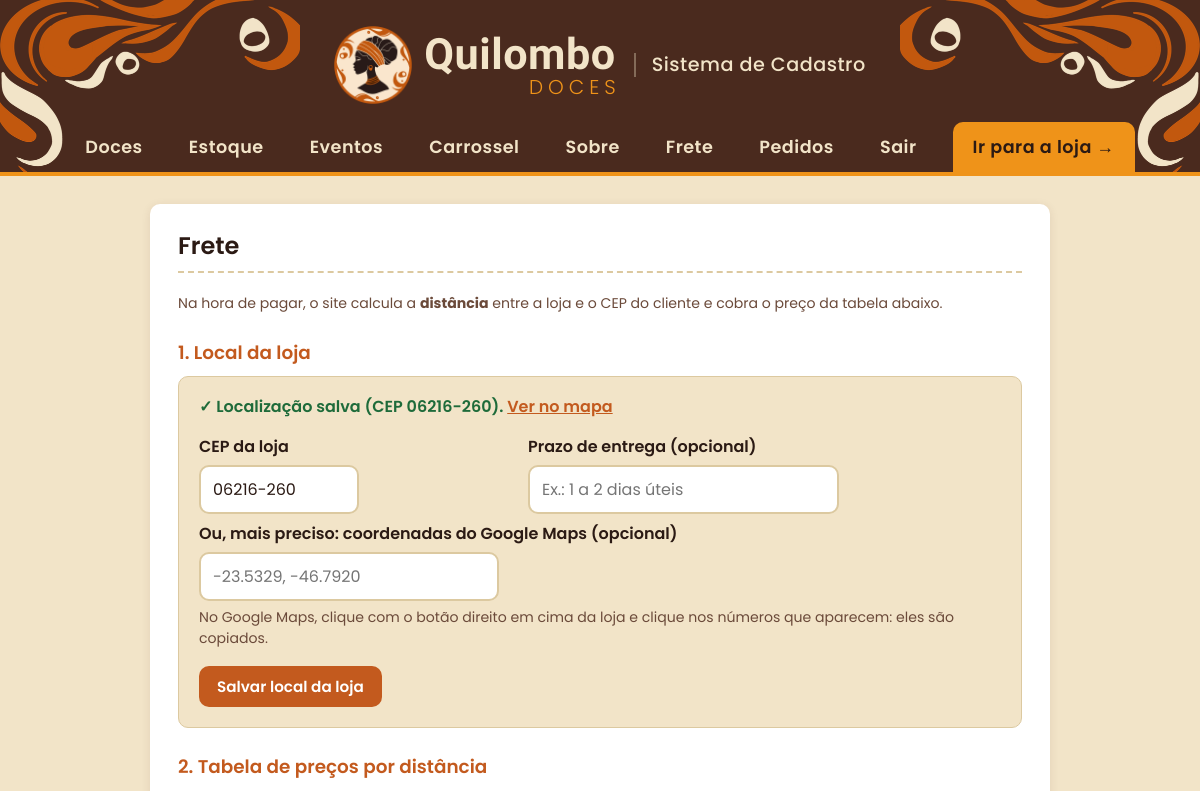
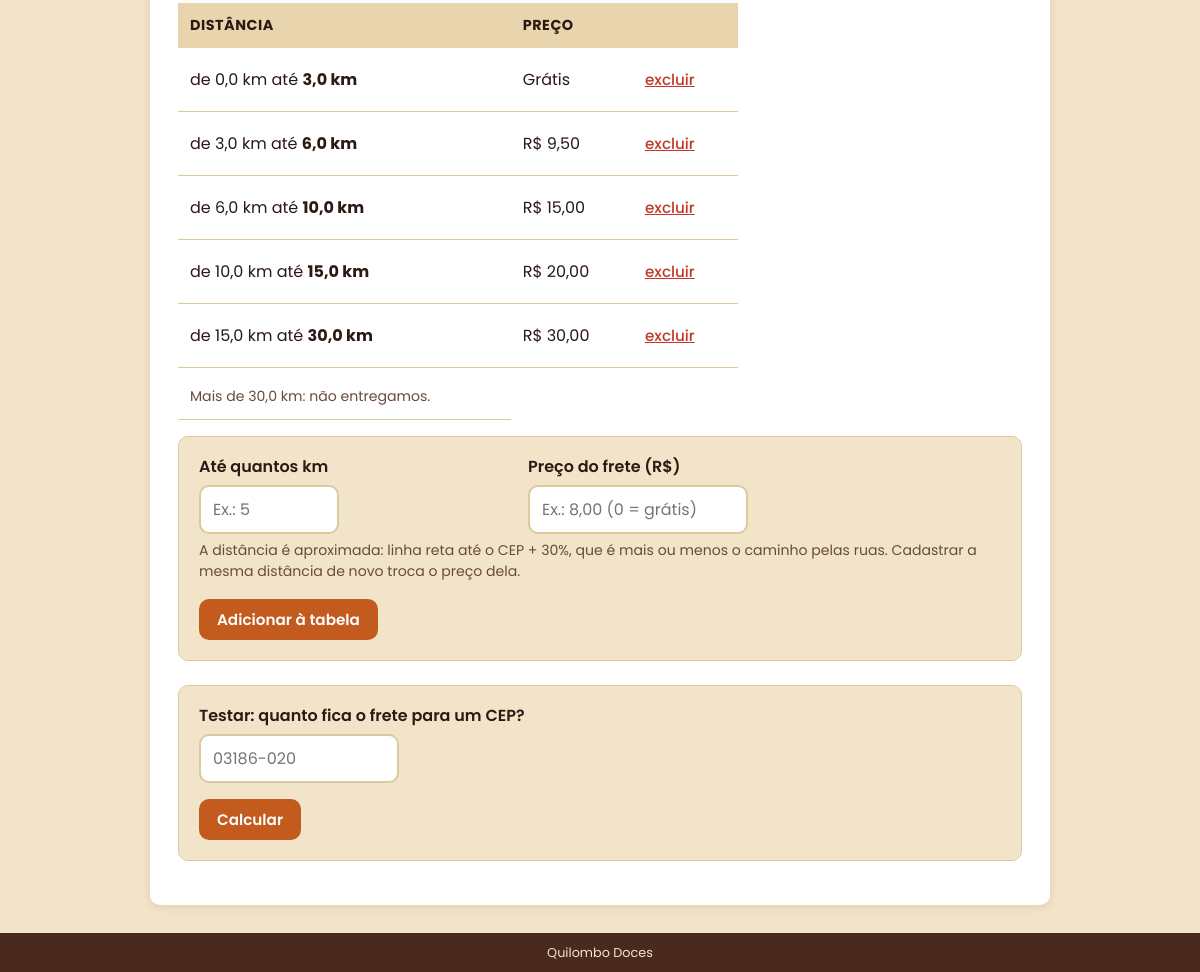
Screenshot of /frete (signed in) with the database file from the repository (2 pictures, top to bottom).
### tables this page shows
CREATE TABLE configuracoes (
                chave  TEXT PRIMARY KEY,
                valor  TEXT
            );

CREATE TABLE frete_km (
                id      INTEGER PRIMARY KEY AUTOINCREMENT,
                ate_km  REAL    NOT NULL,
                preco   REAL    NOT NULL
            );

### app.py (the view, shortened to what this page needs)
@app.route("/frete", methods=["GET", "POST"])
def frete():
    conn = conectar_banco()
    erros = {}
    dados = {}
    acao = request.form.get("acao", "")
    teste = None
    cep_teste = request.args.get("cep_teste", "").strip()
    if cep_teste:
        teste = calcular_frete(conn, cep_teste)
    faixas = conn.execute('SELECT * FROM frete_km ORDER BY ate_km').fetchall()
    loja = local_da_loja(conn)
    conn.close()
    return render_template("frete.html", faixas=faixas, loja=loja,
                           dados=dados, erros=erros, acao=acao, teste=teste,
                           cep_teste=cep_teste, msg=request.args.get("msg", "")), \
        (400 if erros else 200)

### app.py (called while the page is built)
@app.template_filter("brl")
def formato_brl(valor):
    return f"{float(valor):.2f}".replace(".", ",")

@app.context_processor
def dados_globais():
    return {
        "qtd_carrinho": sum(session.get("carrinho", {}).values()),
        "whatsapp": WHATSAPP,
        "pedidos_pendentes": contar_pedidos_pendentes(),
        "cliente": cliente_atual(),      # cliente logado na loja (ou None)
    }

def contar_pedidos_pendentes():
    conn = conectar_banco()
    qtd = conn.execute(
        "SELECT COUNT(*) FROM pedidos WHERE status = 'informado'").fetchone()[0]
    conn.close()
    return qtd

@app.before_request
def proteger_admin():
    endpoint = request.endpoint or ""
    if (not endpoint                            # pagina que nao existe: mostra o erro 404
            or endpoint.startswith("loja")
            or endpoint.startswith("contas.")
            or endpoint in PAGINAS_PUBLICAS
            or session.get("admin_id")
            or conta_e_admin()):                  # conta de admin logada na loja: entra direto
        return None
    if endpoint == "listar":
        return redirect(url_for("loja"))
    proximo = request.path if request.method == "GET" else ""
    return redirect(url_for("admin_entrar", proximo=proximo))

def so_digitos(texto):
    return "".join(c for c in (texto or "") if c.isdigit())

def formatar_cep(cep):
    cep = so_digitos(cep)
    return f"{cep[:5]}-{cep[5:]}" if len(cep) == 8 else cep

@app.template_filter("km")
def formatar_km(valor):
    return f"{valor:.1f}".replace(".", ",") + " km"

def ler_config(conn, chave, padrao=""):
    linha = conn.execute('SELECT valor FROM configuracoes WHERE chave = ?',
                         (chave,)).fetchone()
    return linha["valor"] if linha else padrao

def local_da_loja(conn):
    lat, lon = ler_config(conn, "loja_lat"), ler_config(conn, "loja_lon")
    return {"cep": ler_config(conn, "loja_cep"),
            "lat": float(lat) if lat else None,
            "lon": float(lon) if lon else None,
            "prazo": ler_config(conn, "entrega_prazo")}

### contas.py (called while the page is built, shortened)
def cliente_atual():
    id_cliente = session.get("cliente_id")
    if not id_cliente:
        return None

def conta_e_admin():
    cliente = cliente_atual()
    return cliente is not None and so_numeros(cliente["cpf"]) in CPFS_ADMIN

### templates/frete.html (shortened to what this page needs)
{% extends "base.html" %}
{% block conteudo %}
  <h2>Frete</h2>
  <p class="dica">Na hora de pagar, o site calcula a <b>distância</b> entre a loja e o CEP do
     cliente e cobra o preço da tabela abaixo.</p>
  <h3 class="titulo-bloco">1. Local da loja</h3>
  <form class="caixa-envio" method="post" action="{{ url_for('frete') }}">
    {% if loja.lat is not none %}
      <p class="frete-ok">&#10003; Localização salva{% if loja.cep %} (CEP {{ loja.cep|cep }}){% endif %}.
        <a href="https://www.google.com/maps?q={{ loja.lat }},{{ loja.lon }}" target="_blank">Ver no mapa</a></p>
    {% else %}
      <p class="frete-aviso-admin">Cadastre o CEP da loja para o cálculo por km funcionar.
        Enquanto isso, o cliente não consegue finalizar o pedido pelo site.</p>
    {% endif %}
    <div class="campos-lado">
      <p>
        <label for="l-cep">CEP da loja</label>
        <input type="text" id="l-cep" name="cep" maxlength="9" inputmode="numeric"
               value="{{ dados.get('cep', '') if acao == 'loja' else (loja.cep|cep) }}" placeholder="06010-000">
      </p>
      <p>
        <label for="l-prazo">Prazo de entrega (opcional)</label>
        <input type="text" id="l-prazo" name="prazo"
               value="{{ dados.get('prazo', '') if acao == 'loja' else loja.prazo }}" placeholder="Ex.: 1 a 2 dias úteis">
      </p>
    </div>
    <p>
      <label for="l-coord">Ou, mais preciso: coordenadas do Google Maps (opcional)</label>
      <input type="text" id="l-coord" name="coordenadas" value="{{ dados.get('coordenadas', '') }}"
             placeholder="-23.5329, -46.7920">
      <span class="dica">No Google Maps, clique com o botão direito em cima da loja e clique nos números que aparecem: eles são copiados.</span>
    </p>
    <button type="submit" class="botao">Salvar local da loja</button>
  </form>
  <h3 class="titulo-bloco">2. Tabela de preços por distância</h3>
  {% if faixas %}
    <table class="tabela-km">
      <tr><th>Distância</th><th>Preço</th><th></th></tr>
      {% set anterior = namespace(km=0) %}
      {% for f in faixas %}
        <tr>
          <td>de {{ anterior.km|km }} até <b>{{ f['ate_km']|km }}</b></td>
          <td>{% if f['preco'] %}R$ {{ f['preco']|brl }}{% else %}Grátis{% endif %}</td>
          <td>
            <form method="post" action="{{ url_for('excluir_frete', id_faixa=f['id']) }}"
                  onsubmit="return confirm('Excluir a faixa até {{ f['ate_km']|km }}?');">
              <button type="submit" class="link-perigo">excluir</button>
            </form>
          </td>
        </tr>
        {% set anterior.km = f['ate_km'] %}
      {% endfor %}
      <tr><td colspan="3" class="dica">Mais de {{ anterior.km|km }}: não entregamos.</td></tr>
    </table>
  {% else %}
    <p class="vazio">Nenhuma faixa ainda. Exemplo: até 3 km = R$ 6,00 &middot; até 6 km = R$ 10,00 &middot;
       até 10 km = R$ 15,00 &middot; até 15 km = R$ 20,00.</p>
  {% endif %}
  <form class="caixa-envio" method="post" action="{{ url_for('frete') }}">
    <div class="campos-lado">
      <p>
        <label for="k-km">Até quantos km</label>
        <input type="text" id="k-km" name="ate_km" inputmode="decimal"
               value="{{ dados.get('ate_km', '') if acao == 'faixa' else '' }}" placeholder="Ex.: 5">
      </p>
      <p>
        <label for="k-preco">Preço do frete (R$)</label>
        <input type="text" id="k-preco" name="preco" inputmode="decimal"
               value="{{ dados.get('preco', '') if acao == 'faixa' else '' }}" placeholder="Ex.: 8,00 (0 = grátis)">
      </p>
    </div>
    <p class="dica">A distância é aproximada: linha reta até o CEP + 30%, que é mais ou menos o
       caminho pelas ruas. Cadastrar a mesma distância de novo troca o preço dela.</p>
    <button type="submit" class="botao">Adicionar à tabela</button>
  </form>
  <form class="caixa-envio teste-frete" method="get" action="{{ url_for('frete') }}">
    <p>
      <label for="t-cep">Testar: quanto fica o frete para um CEP?</label>
      <input type="text" id="t-cep" name="cep_teste" value="{{ cep_teste }}" maxlength="9"
             inputmode="numeric" placeholder="03186-020">
    </p>
    <button type="submit" class="botao">Calcular</button>
  </form>
{% endblock %}

### static/estilo.css (style rules this page uses)
:root { --areia: #f2e4c8; --areia-escura: #e8d5ae; --cacau: #2b1a14; --raiz: #4a2a1e; --cacau-2: #2b1a14; --terracota: #c35a1e; --terracota-hover: #4a2a1e; --ouro: #ef9319; --ouro-hover: #d6820f; --verde: #25d366; --verde-hover: #1da851; --perigo: #c0392b; --sucesso-bg: #e8f6ec; --sucesso-txt: #1e6b3a; --erro-bg: #fdecea; --branco: #ffffff; --borda: #dcc9a0; --texto-suave: #6b4a3a; --raio: 10px; --raio-grande: 12px; --sombra: 0 2px 10px rgba(74, 42, 30, 0.10); --sombra-forte: 0 8px 20px rgba(74, 42, 30, 0.18); --fonte-texto: "Poppins", Arial, sans-serif; --fonte-marca: "Kaushan Script", cursive; }
* { box-sizing: border-box; }
body { margin: 0; font-family: var(--fonte-texto); font-size: 16px; line-height: 1.5; color: var(--cacau); background: var(--areia); min-height: 100vh; display: flex; flex-direction: column; }
h1, h2, h3 { font-family: var(--fonte-texto); font-weight: 600; line-height: 1.2; }
a { color: var(--terracota); }
.dica { display: block; color: var(--texto-suave); font-size: 0.88rem; margin-top: 6px; }
main h2 { margin-top: 0; padding-bottom: 10px; border-bottom: 2px dashed var(--borda); }
table { width: 100%; border-collapse: collapse; margin: 16px 0; }
th { text-align: left; background: var(--areia-escura); padding: 12px; font-size: 0.9rem; text-transform: uppercase; letter-spacing: 0.5px; }
td { padding: 12px; border-bottom: 1px solid var(--borda); vertical-align: middle; word-break: break-word; max-width: 400px; }
td form { display: inline-block; margin: 4px 2px; }
button, .botao, .btn-whatsapp { font-family: inherit; font-size: 0.95rem; font-weight: 600; border: none; border-radius: var(--raio); padding: 9px 18px; cursor: pointer; text-decoration: none; display: inline-block; transition: background 0.2s, transform 0.1s; }
button { background: var(--raiz); color: var(--areia); }
.botao { background: var(--terracota); color: var(--branco); }
.caixa-envio .botao { margin-bottom: 16px; }
.link-perigo { background: none; color: var(--perigo); padding: 4px 6px; text-decoration: underline; font-weight: 500; }
form p { margin: 0 0 16px; }
label { display: block; font-weight: 600; margin-bottom: 6px; }
input[type="text"], input[type="password"], input[type="number"], input[type="date"], textarea { width: 100%; max-width: 420px; padding: 10px 12px; font-family: inherit; font-size: 1rem; color: var(--cacau); background: var(--areia); border: 2px solid var(--borda); border-radius: var(--raio); transition: border-color 0.2s, box-shadow 0.2s; }
.campos-lado { display: grid; grid-template-columns: 1fr 1fr; gap: 0 18px; max-width: 640px; }
.campos-lado p { margin-bottom: 8px; }
.campos-lado + .dica { margin: -2px 0 16px; }
form[method="get"] { display: flex; gap: 8px; flex-wrap: wrap; margin-bottom: 16px; }
form[method="get"] input[type="text"] { flex: 1; min-width: 200px; }
.titulo-bloco { margin: 28px 0 12px; text-align: left; font-size: 1.15rem; }
#l-cep, #t-cep { max-width: 160px; }
#k-km { max-width: 140px; }
#k-preco { max-width: 220px; }
#l-coord { max-width: 300px; }
.tabela-km { max-width: 560px; }
.frete-ok { color: var(--sucesso-txt); font-weight: 600; }
form.teste-frete { display: block; }
.caixa-envio { padding: 18px 20px 4px; margin-bottom: 24px; background: var(--areia); border: 1px solid var(--borda); border-radius: var(--raio); }
.caixa-envio input[type="file"], .caixa-envio input[type="text"] { background: var(--branco); }
main h3 { text-align: right; font-size: 1.4rem; color: var(--terracota); }

### rows the page displays
configuracoes: cep|cep "06216-260", cep "06216-260"
frete_km: km|km "0,0 km", ate_km|km "3,0 km", preco "Grátis", km|km "3,0 km"
frete_km: ate_km|km "6,0 km", preco|brl "9,50", km|km "6,0 km"
frete_km: ate_km|km "10,0 km", preco|brl "15,00", km|km "10,0 km"
frete_km: ate_km|km "15,0 km", preco|brl "20,00", km|km "15,0 km"
frete_km: ate_km|km "30,0 km", preco|brl "30,00", km|km "30,0 km"
